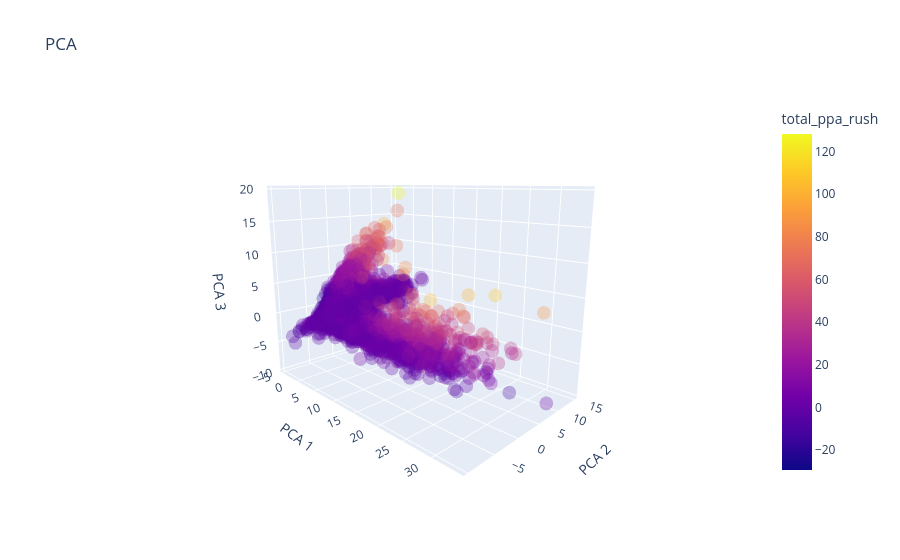

Notebook code for this chart:
### Code cell
df_umap = pd.DataFrame({
    "PCA 1": X_pca[:, 0],
    "PCA 2": X_pca[:, 1],
    "PCA 3": X_pca[:, 2]
})

# df_umap['log_w_av'] = np.log(df['w_av']).fillna(0)

df_umap['total_ppa_rush'] = numeric_df.total_ppa_rush


fig = px.scatter_3d(
    df_umap,
    x="PCA 1",
    y="PCA 2",
    z="PCA 3",
    opacity=0.3,
    title="PCA",
    color="total_ppa_rush"
)

fig.update_layout(
    scene=dict(
        xaxis_title="PCA 1",
        yaxis_title="PCA 2",
        zaxis_title="PCA 3",
        camera=dict(
            eye=dict(x=1.5, y=-1.5, z=0.5)  # roughly similar to elev=10, azim=-45
        )
    )
)

fig.show()

### Figure 1 — Plotly figure (JSON) as saved in the notebook; plotly's stock layout.template omitted (floating-point values rounded to 4 significant figures; data arrays with more than 128 entries replaced by an {"elided": "..."} marker saying what was removed)
{"data": [{"hovertemplate": "PCA 1=%{x}<br>PCA 2=%{y}<br>PCA 3=%{z}<br>total_ppa_rush=%{marker.color}<extra></extra>", "legendgroup": "", "marker": {"color": {"elided": "12408 float values"}, "coloraxis": "coloraxis", "opacity": 0.3, "symbol": "circle"}, "mode": "markers", "name": "", "scene": "scene", "showlegend": false, "type": "scatter3d", "x": {"elided": "12408 float values"}, "y": {"elided": "12408 float values"}, "z": {"elided": "12408 float values"}}], "layout": {"coloraxis": {"colorbar": {"title": {"text": "total_ppa_rush"}}, "colorscale": [[0, "#0d0887"], [0.1111, "#46039f"], [0.2222, "#7201a8"], [0.3333, "#9c179e"], [0.4444, "#bd3786"], [0.5556, "#d8576b"], [0.6667, "#ed7953"], [0.7778, "#fb9f3a"], [0.8889, "#fdca26"], [1, "#f0f921"]]}, "legend": {"tracegroupgap": 0}, "scene": {"camera": {"eye": {"x": 1.5, "y": -1.5, "z": 0.5}}, "domain": {"x": [0, 1], "y": [0, 1]}, "xaxis": {"title": {"text": "PCA 1"}}, "yaxis": {"title": {"text": "PCA 2"}}, "zaxis": {"title": {"text": "PCA 3"}}}, "title": {"text": "PCA"}}}
